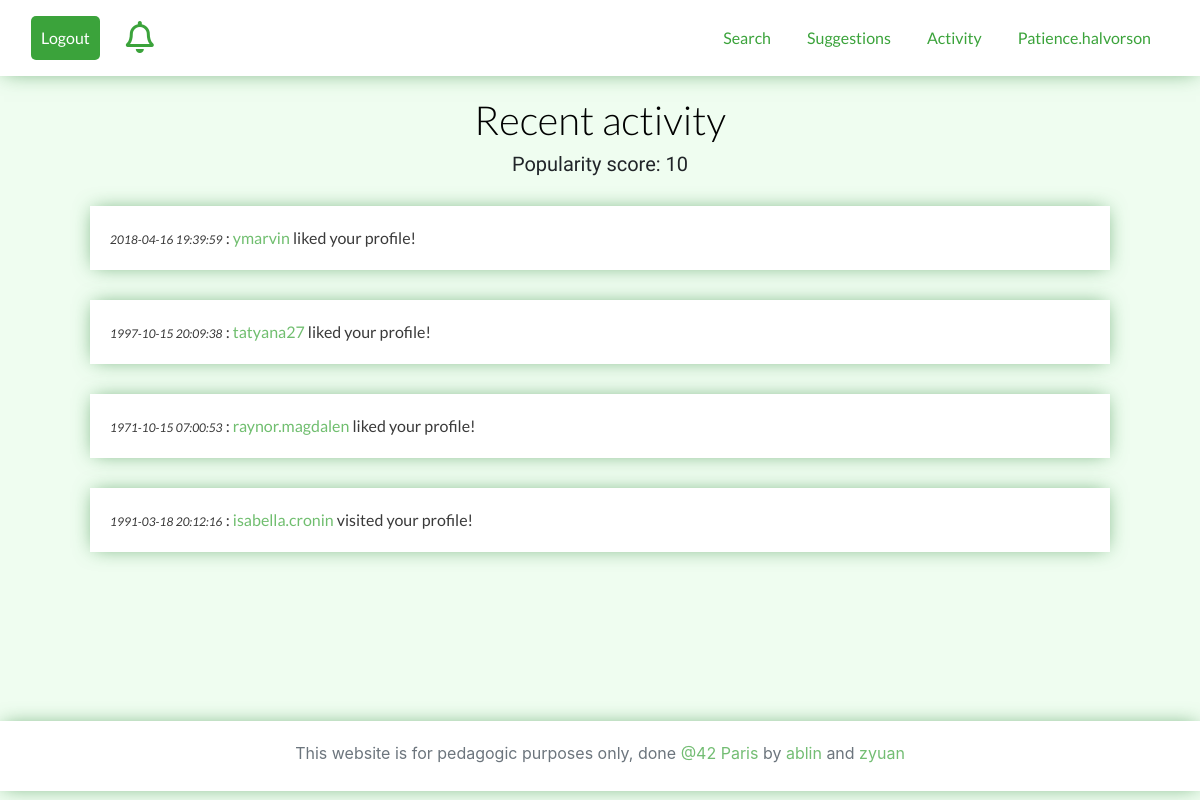
Page /activity.php (signed in) on the committed database.
### tables this page shows
CREATE TABLE `vote` (
  `id` int(11) NOT NULL,
  `id_voter` int(11) NOT NULL,
  `id_voted` int(11) NOT NULL,
  `type` tinyint(1) NOT NULL,
  `date` datetime DEFAULT NULL
);

CREATE TABLE `user` (
  `id` int(11) NOT NULL,
  `username` varchar(30) NOT NULL,
  `password` varchar(255) NOT NULL,
  `email` varchar(255) NOT NULL,
  `mail_token` varchar(128) DEFAULT NULL,
  `confirmed_token` datetime DEFAULT NULL,
  `password_token` varchar(128) DEFAULT NULL
);

CREATE TABLE `visit` (
  `id` int(11) NOT NULL,
  `id_visitor` int(11) NOT NULL,
  `id_visited` int(11) NOT NULL,
  `date` datetime NOT NULL
);

### class/autoloader.php (called while the page is built, shortened)
<?php
class autoloader
{
    static function autoload($class_name)
    {
        if (strpos($class_name, __NAMESPACE__ . '\\') == 0)
        {
            $class_name = str_replace(__NAMESPACE__ . '\\', '', $class_name);
        }
    }
}

### class/database.php (called while the page is built, shortened)
<?php
class database
{
    private $db_user;
    private $db_pass;
    private $dsn;
    private $pdo;
    private static $_instance;
    public function __construct($db_name, $db_host = "localhost", $db_user = "root", $db_pass = "root42")
    {
        $this->db_user = $db_user;
        $this->db_pass = $db_pass;
        $this->dsn = "mysql:dbname={$db_name};host={$db_host}";
    }
    public static function getInstance($db_name)
    {
        if (is_null(self::$_instance))
            self::$_instance = new database($db_name);
        return self::$_instance;
    }
    private function getPDO()
    {
        if ($this->pdo === null)
        {
            $pdo = new PDO($this->dsn, $this->db_user, $this->db_pass);
            $pdo->setAttribute(PDO::ATTR_ERRMODE, PDO::ERRMODE_EXCEPTION);
            $this->pdo = $pdo;
        }
        return $this->pdo;
    }
    public function prepare($statement, $attributes, $one = false, $class_name = null)
    {
        $req = $this->getPDO()->prepare($statement);
        $req->execute($attributes);
        if (strpos($statement, "SELECT") !== false)
        {
            if ($class_name === null)
                $req->setFetchMode(PDO::FETCH_OBJ);
            else
                $req->setFetchMode(PDO::FETCH_CLASS, $class_name);
            if ($one)
                $data = $req->fetch();
            else
                $data = $req->fetchAll();
            return $data;
        }
    }
}

### utils/fetch_activity.php (called while the page is built, shortened)
<?php
$db = database::getInstance('matcha');
if ($_SESSION['id'])
{
    $score = 0;
    $id = secure_input($_SESSION['id']);
    $visits = $db->prepare("SELECT * FROM `visit` RIGHT JOIN `user` ON visit.id_visitor = user.id WHERE `id_visited` = :user_id ORDER BY `date` DESC", array("user_id" => $id));
    $likes = $db->prepare("SELECT * FROM `vote` RIGHT JOIN `user` ON vote.id_voter = user.id WHERE `id_voted` = :voted AND `type` = 1 ORDER BY `date` DESC", array("voted" => $id));
    $req = $db->prepare("SELECT SUM(`type`) as sum, COUNT(*) as total FROM `vote` WHERE `id_voted` = :voted", array("voted" => $id));
    if ($req) {
        $sum = $req[0]->sum;
        $nbvote = $req[0]->total;
        $score = $sum * $nbvote;
    }
    $req = $db->prepare("SELECT COUNT(*) AS nbvisit FROM `visit` WHERE `id_visited` = :user_id", array("user_id" => $id), true);
    if ($req)
        $score += ($req->nbvisit * $nbvote);
}

### utils/functions.php (called while the page is built, shortened)
<?php
function secure_input($data)
{
    $data = trim($data);
    $data = stripslashes($data);
    $data = htmlspecialchars($data);
    return $data;
}

### utils/pathinfo.php (called while the page is built, shortened)
<?php
$t = explode("/",APPROOT);
$p = $t[sizeof($t) - 2];
$pathurl = $p;

### activity.php (the view, shortened to what this page needs)
<!DOCTYPE html>
<html lang="en">
<head>
    <link rel="stylesheet" href="style/bootstrap.css">
    <link rel="stylesheet" href="style/style.css">
    <link rel="stylesheet" href="https://use.fontawesome.com/releases/v5.8.1/css/all.css">
</head>
<body>
<?php
require_once("includes/header.php");
require_once("utils/fetch_activity.php");
?>
<div class="container mt-5 small-page-wrapper">
    <div class="col-12">
        <h1>Recent activity</h1>
        <h5>Popularity score: <?= $score ?></h5>
        <?php
            foreach ($likes as $like) {
                echo "<p class='activity'><i class='time'>".$like->date."</i> : <a href='/".$pathurl."/profile?u=".urlencode($like->username)."'>";
                echo "".$like->username."</a> liked your profile!</p>";
            }
            foreach ($visits as $visit) {
                echo "<p class='activity'><i class='time'>".$visit->date."</i> : <a href='/".$pathurl."/profile?u=".urlencode($visit->username)."'>";
                echo "".$visit->username."</a> visited your profile!</p>";
            }
        ?>
    </div>
</div>
<?php require_once("includes/footer.php");?>
</body>
</html>

### style/style.css (style rules this page uses)
body { background-color: rgb(239, 253, 240); }
html { min-width: 450px; min-height: 250px; }
.container { margin-top: 8%!important; }
h1, h2, h3, h4, h5, h6 { text-align: center; font-family: 'Titillium Web', sans-serif; font-weight: 500; word-break: break-word; }
h1 { color: black; font-family: Lato; font-weight: 300; }
.small-page-wrapper { min-height: calc(100vh - 175px); }
a { color: #70be6f; }
p { color: #AAAAAA; }
.activity { font-family: Lato; font-size: 16px; color: rgb(58, 58, 58); padding: 20px; margin: 30px; background-color: #ffffff; -webkit-box-shadow: 0 0 20px -4px rgba(58, 141, 69, 0.75); -moz-box-shadow: 0 0 20px -4px rgba(58, 141, 69, 0.75); box-shadow: 0 0 20px -4px rgba(58, 141, 69, 0.75); }
.time { font-size: 12px; font-weight: 500; color: rgb(54, 54, 54); }

### rows in the picture
vote: date "2018-04-16 19:39:59", user.username "ymarvin"
vote: date "1997-10-15 20:09:38", user.username "tatyana27"
vote: date "1971-10-15 07:00:53", user.username "raynor.magdalen"
visit: date "1991-03-18 20:12:16", user.username "isabella.cronin"

### other values in the picture
$_SESSION['username'] "Patience.halvorson"
$score "10"
